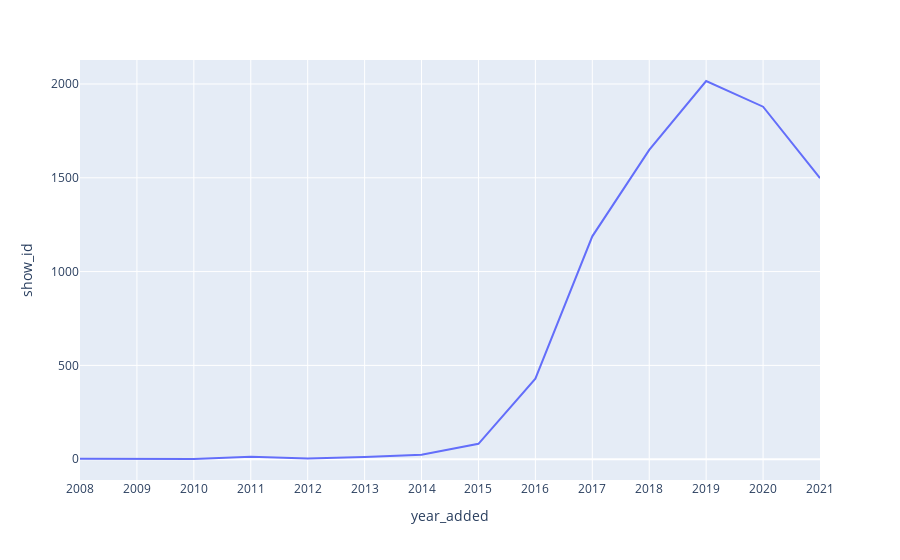

The code cell stored with this chart in its notebook:
### Code cell
fig = go.Figure(px.line(df_agg, x='year_added', y='show_id'))

fig.update_layout(
    xaxis = dict(
        tickmode = 'linear',
        tick0 = 2008,
        dtick = 1
    )
)

### Figure 1 — Plotly figure (JSON) as saved in the notebook; plotly's stock layout.template omitted (floating-point values rounded to 4 significant figures)
{"data": [{"hovertemplate": "year_added=%{x}<br>show_id=%{y}<extra></extra>", "legendgroup": "", "line": {"color": "#636efa", "dash": "solid"}, "marker": {"symbol": "circle"}, "mode": "lines", "name": "", "orientation": "v", "showlegend": false, "type": "scatter", "x": [2008, 2009, 2010, 2011, 2012, 2013, 2014, 2015, 2016, 2017, 2018, 2019, 2020, 2021], "xaxis": "x", "y": [2, 2, 1, 13, 3, 11, 24, 82, 429, 1188, 1649, 2016, 1879, 1498], "yaxis": "y"}], "layout": {"legend": {"tracegroupgap": 0}, "margin": {"t": 60}, "xaxis": {"anchor": "y", "domain": [0, 1], "dtick": 1, "tick0": 2008, "tickmode": "linear", "title": {"text": "year_added"}}, "yaxis": {"anchor": "x", "domain": [0, 1], "title": {"text": "show_id"}}}}
